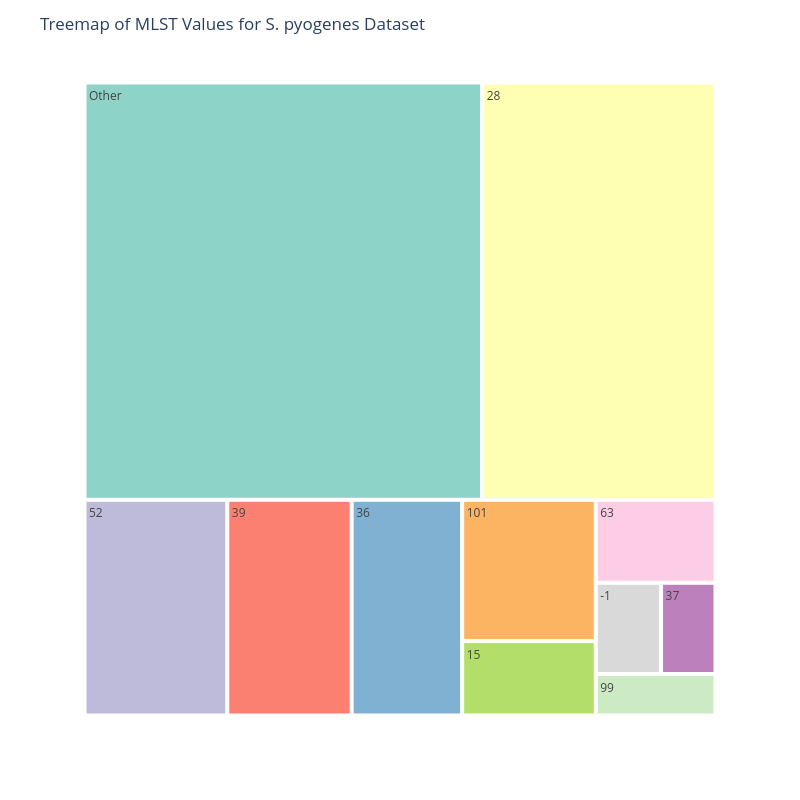

Notebook code cell kept with this figure:
### Markdown cell above
# MLST treemap

### Code cell
# Assuming metadata is your DataFrame
mlst_counts = metadata.mlst.value_counts()

# Option: Show top N MLST values and group the rest into 'Other'
top_n = 10  # Adjust this value as needed

# Get the top N MLST values
top_mlst = mlst_counts.nlargest(top_n)

# Calculate the sum of the remaining MLST counts for 'Other'
other_count = mlst_counts.sum() - top_mlst.sum()

# Create a Series for 'Other'
other_series = pd.Series([other_count], index=['Other'])

# Concatenate the top N and 'Other'
mlst_for_treemap = pd.concat([top_mlst, other_series])

# Create the treemap using Plotly Express with a pastel color scheme
fig = px.treemap(
    mlst_for_treemap.reset_index(),
    path=['index'],  # MLST values (or 'Other')
    values=0,        # Counts
    color_discrete_sequence=px.colors.qualitative.Set3  # Pastel-like color scheme
)

# Add a title and set the figure size
fig.update_layout(
    title="Treemap of MLST Values for S. pyogenes Dataset",
    width=800,      # Increased width for better visibility
    height=800       # Increased height for better visibility
)

# Display the treemap
fig.show()

### Figure 1 — Plotly figure (JSON) as saved in the notebook; plotly's stock layout.template omitted (floating-point values rounded to 4 significant figures)
{"data": [{"branchvalues": "total", "domain": {"x": [0, 1], "y": [0, 1]}, "hovertemplate": "labels=%{label}<br>0=%{value}<br>parent=%{parent}<br>id=%{id}<extra></extra>", "ids": ["28", "52", "39", "36", "101", "15", "63", "-1", "37", "99", "Other"], "labels": ["28", "52", "39", "36", "101", "15", "63", "-1", "37", "99", "Other"], "name": "", "parents": ["", "", "", "", "", "", "", "", "", "", ""], "type": "treemap", "values": [98.0, 31.0, 27.0, 24.0, 19.0, 10.0, 10.0, 6.0, 5.0, 5.0, 167.0]}], "layout": {"height": 800, "legend": {"tracegroupgap": 0}, "margin": {"t": 60}, "title": {"text": "Treemap of MLST Values for S. pyogenes Dataset"}, "treemapcolorway": ["rgb(141,211,199)", "rgb(255,255,179)", "rgb(190,186,218)", "rgb(251,128,114)", "rgb(128,177,211)", "rgb(253,180,98)", "rgb(179,222,105)", "rgb(252,205,229)", "rgb(217,217,217)", "rgb(188,128,189)", "rgb(204,235,197)", "rgb(255,237,111)"], "width": 800}}
